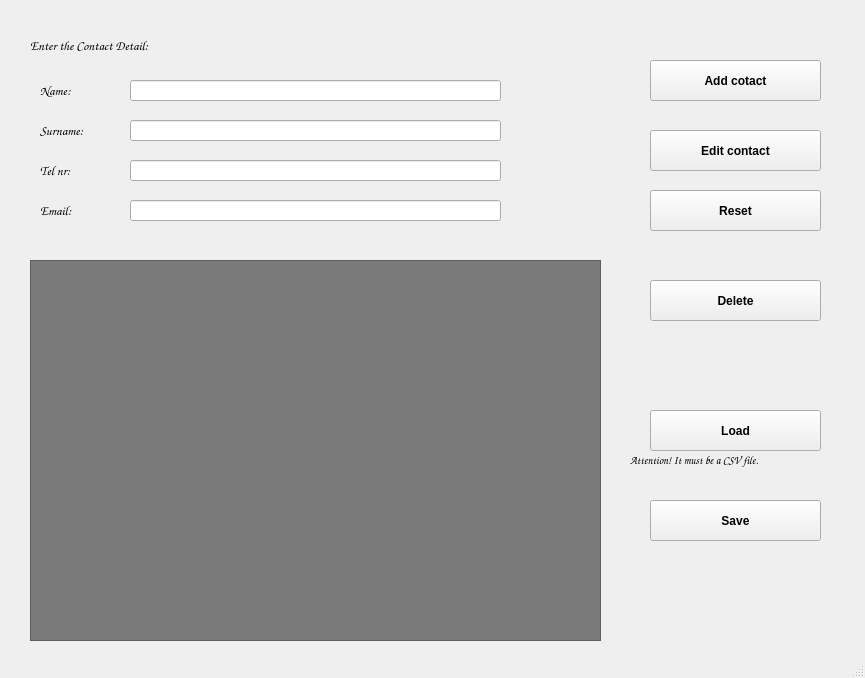
<?xml version="1.0" encoding="UTF-8"?>
<ui version="4.0">
 <class>MainWindow</class>
 <widget class="QMainWindow" name="MainWindow">
  <property name="geometry">
   <rect>
    <x>0</x>
    <y>0</y>
    <width>865</width>
    <height>678</height>
   </rect>
  </property>
  <property name="windowTitle">
   <string>MainWindow</string>
  </property>
  <widget class="QWidget" name="centralwidget">
   <widget class="QLabel" name="label">
    <property name="geometry">
     <rect>
      <x>30</x>
      <y>30</y>
      <width>211</width>
      <height>31</height>
     </rect>
    </property>
    <property name="font">
     <font>
      <family>Comic Sans MS</family>
      <pointsize>10</pointsize>
      <weight>50</weight>
      <bold>false</bold>
     </font>
    </property>
    <property name="text">
     <string>Enter the Contact Detail:</string>
    </property>
   </widget>
   <widget class="QLabel" name="lName">
    <property name="geometry">
     <rect>
      <x>40</x>
      <y>80</y>
      <width>51</width>
      <height>21</height>
     </rect>
    </property>
    <property name="font">
     <font>
      <family>Comic Sans MS</family>
      <pointsize>10</pointsize>
     </font>
    </property>
    <property name="text">
     <string>Name:</string>
    </property>
   </widget>
   <widget class="QLineEdit" name="leName">
    <property name="geometry">
     <rect>
      <x>130</x>
      <y>80</y>
      <width>371</width>
      <height>21</height>
     </rect>
    </property>
    <property name="font">
     <font>
      <family>Comic Sans MS</family>
      <pointsize>9</pointsize>
     </font>
    </property>
   </widget>
   <widget class="QLabel" name="lSurname">
    <property name="geometry">
     <rect>
      <x>40</x>
      <y>120</y>
      <width>81</width>
      <height>21</height>
     </rect>
    </property>
    <property name="font">
     <font>
      <family>Comic Sans MS</family>
      <pointsize>10</pointsize>
     </font>
    </property>
    <property name="text">
     <string>Surname:</string>
    </property>
   </widget>
   <widget class="QLineEdit" name="leSurname">
    <property name="geometry">
     <rect>
      <x>130</x>
      <y>120</y>
      <width>371</width>
      <height>21</height>
     </rect>
    </property>
    <property name="font">
     <font>
      <family>Comic Sans MS</family>
      <pointsize>9</pointsize>
     </font>
    </property>
   </widget>
   <widget class="QLabel" name="lTel">
    <property name="geometry">
     <rect>
      <x>40</x>
      <y>160</y>
      <width>91</width>
      <height>21</height>
     </rect>
    </property>
    <property name="font">
     <font>
      <family>Comic Sans MS</family>
      <pointsize>10</pointsize>
     </font>
    </property>
    <property name="text">
     <string>Tel nr:</string>
    </property>
   </widget>
   <widget class="QLineEdit" name="leTel">
    <property name="geometry">
     <rect>
      <x>130</x>
      <y>160</y>
      <width>371</width>
      <height>21</height>
     </rect>
    </property>
    <property name="font">
     <font>
      <family>Comic Sans MS</family>
      <pointsize>9</pointsize>
     </font>
    </property>
   </widget>
   <widget class="QPushButton" name="btnAdd">
    <property name="geometry">
     <rect>
      <x>650</x>
      <y>60</y>
      <width>171</width>
      <height>41</height>
     </rect>
    </property>
    <property name="font">
     <font>
      <weight>75</weight>
      <bold>true</bold>
     </font>
    </property>
    <property name="text">
     <string>Add cotact</string>
    </property>
   </widget>
   <widget class="QPushButton" name="btnEdit">
    <property name="geometry">
     <rect>
      <x>650</x>
      <y>130</y>
      <width>171</width>
      <height>41</height>
     </rect>
    </property>
    <property name="font">
     <font>
      <weight>75</weight>
      <bold>true</bold>
     </font>
    </property>
    <property name="text">
     <string>Edit contact</string>
    </property>
   </widget>
   <widget class="QPushButton" name="btnReset">
    <property name="geometry">
     <rect>
      <x>650</x>
      <y>190</y>
      <width>171</width>
      <height>41</height>
     </rect>
    </property>
    <property name="font">
     <font>
      <weight>75</weight>
      <bold>true</bold>
     </font>
    </property>
    <property name="text">
     <string>Reset</string>
    </property>
   </widget>
   <widget class="QPushButton" name="btnDelete">
    <property name="geometry">
     <rect>
      <x>650</x>
      <y>280</y>
      <width>171</width>
      <height>41</height>
     </rect>
    </property>
    <property name="font">
     <font>
      <weight>75</weight>
      <bold>true</bold>
     </font>
    </property>
    <property name="text">
     <string>Delete</string>
    </property>
   </widget>
   <widget class="QPushButton" name="btnLoad">
    <property name="geometry">
     <rect>
      <x>650</x>
      <y>410</y>
      <width>171</width>
      <height>41</height>
     </rect>
    </property>
    <property name="font">
     <font>
      <weight>75</weight>
      <bold>true</bold>
     </font>
    </property>
    <property name="text">
     <string>Load</string>
    </property>
   </widget>
   <widget class="QListWidget" name="list">
    <property name="geometry">
     <rect>
      <x>30</x>
      <y>260</y>
      <width>571</width>
      <height>381</height>
     </rect>
    </property>
    <property name="styleSheet">
     <string notr="true">QListWidget{

	font: 10pt &quot;Comic Sans MS&quot;;
	color: rgb(255, 170, 127);
	background-color: rgb(122, 122, 122);

}</string>
    </property>
   </widget>
   <widget class="QLabel" name="lWarning">
    <property name="geometry">
     <rect>
      <x>630</x>
      <y>450</y>
      <width>221</width>
      <height>21</height>
     </rect>
    </property>
    <property name="font">
     <font>
      <family>Comic Sans MS</family>
      <pointsize>8</pointsize>
      <weight>75</weight>
      <bold>true</bold>
     </font>
    </property>
    <property name="text">
     <string>Attention! It must be a CSV file.</string>
    </property>
   </widget>
   <widget class="QPushButton" name="btnSave">
    <property name="geometry">
     <rect>
      <x>650</x>
      <y>500</y>
      <width>171</width>
      <height>41</height>
     </rect>
    </property>
    <property name="font">
     <font>
      <weight>75</weight>
      <bold>true</bold>
     </font>
    </property>
    <property name="text">
     <string>Save</string>
    </property>
   </widget>
   <widget class="QLineEdit" name="leEmail">
    <property name="geometry">
     <rect>
      <x>130</x>
      <y>200</y>
      <width>371</width>
      <height>21</height>
     </rect>
    </property>
    <property name="font">
     <font>
      <family>Comic Sans MS</family>
      <pointsize>9</pointsize>
     </font>
    </property>
    <property name="text">
     <string/>
    </property>
   </widget>
   <widget class="QLabel" name="lEmail">
    <property name="geometry">
     <rect>
      <x>40</x>
      <y>200</y>
      <width>91</width>
      <height>21</height>
     </rect>
    </property>
    <property name="font">
     <font>
      <family>Comic Sans MS</family>
      <pointsize>10</pointsize>
     </font>
    </property>
    <property name="text">
     <string>Email:</string>
    </property>
   </widget>
  </widget>
  <widget class="QStatusBar" name="statusbar"/>
 </widget>
 <resources/>
 <connections/>
</ui>
